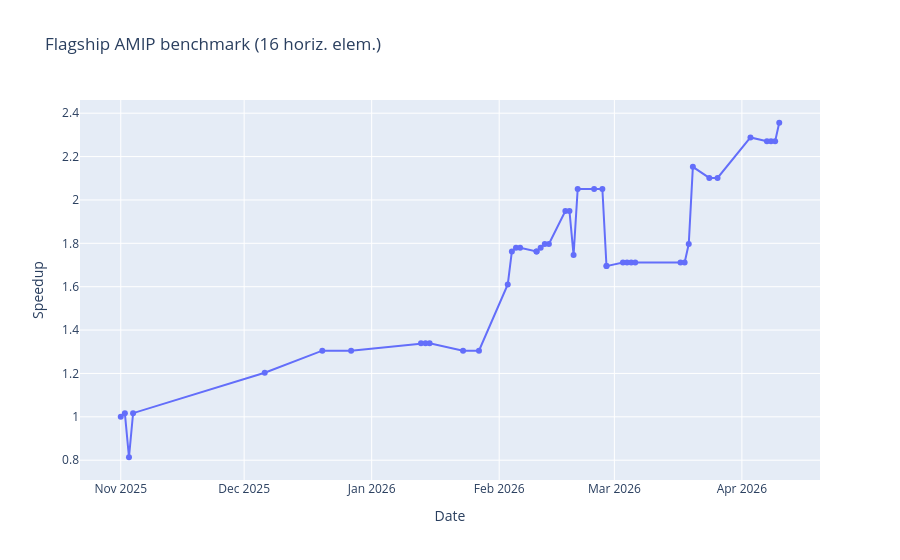

Notebook code for this chart:
### Code cell
import glob
import os
from datetime import datetime, timezone
from pathlib import Path
import json
import subprocess

import polars as pl
from plotly.graph_objects import Figure

ROOT = Path.cwd()
if not (ROOT / "runs").exists() and (ROOT / "clima-perf" / "runs").exists():
    ROOT = ROOT / "clima-perf"

logs = glob.glob(str(ROOT / "runs/amip/*/output.log"))

REPOS = {
    "ClimaAtmos": ROOT / "repos/ClimaAtmos.jl",
    "ClimaCore": ROOT / "repos/ClimaCore.jl",
    "ClimaCoupler": ROOT / "repos/ClimaCoupler.jl",
    "ClimaTimesteppers": ROOT / "repos/ClimaTimesteppers.jl",
    "RRTMGP": ROOT / "repos/RRTMGP.jl",
    "Thermodynamics": ROOT / "repos/Thermodynamics.jl",
}

GITHUB_REPOS = {
    "ClimaAtmos": "CliMA/ClimaAtmos.jl",
    "ClimaCore": "CliMA/ClimaCore.jl",
    "ClimaCoupler": "CliMA/ClimaCoupler.jl",
    "ClimaTimesteppers": "CliMA/ClimaTimeSteppers.jl",
    "RRTMGP": "CliMA/RRTMGP.jl",
    "Thermodynamics": "CliMA/Thermodynamics.jl",
}


def fetch_repo_history(repo_path: Path) -> None:
    try:
        is_shallow = (
            subprocess.check_output(
                [
                    "git",
                    "-C",
                    str(repo_path),
                    "rev-parse",
                    "--is-shallow-repository",
                ],
                text=True,
            ).strip()
            == "true"
        )
        if is_shallow:
            subprocess.run(
                [
                    "git",
                    "-C",
                    str(repo_path),
                    "fetch",
                    "--unshallow",
                    "origin",
                ],
                check=True,
                stdout=subprocess.DEVNULL,
                stderr=subprocess.DEVNULL,
            )
        subprocess.run(
            ["git", "-C", str(repo_path), "fetch", "origin", "--prune"],
            check=True,
            stdout=subprocess.DEVNULL,
            stderr=subprocess.DEVNULL,
        )
    except subprocess.CalledProcessError:
        # Continue with local history if fetch is unavailable/fails
        pass


for repo_path in REPOS.values():
    fetch_repo_history(repo_path)


def parse_iso_datetime(s: str) -> datetime:
    # Handle both YYYY-MM-DDTHH:MM:SS and ...Z forms consistently in UTC
    dt = datetime.fromisoformat(s.replace("Z", "+00:00"))
    if dt.tzinfo is None:
        return dt.replace(tzinfo=timezone.utc)
    return dt.astimezone(timezone.utc)


def parse_sypd(lines: list[str]) -> float | None:
    sypd = None
    found_step_40 = False
    for line in lines:
        if (
            "n_steps_completed = 40" in line
            or "n_steps_completed = 41" in line
        ):
            found_step_40 = True
        if found_step_40 and "estimated_sypd = " in line:
            sypd = float(
                line.split("estimated_sypd = ")[1].split()[0].replace('"', "")
            )
            break
    return sypd


rev_cache: dict[tuple[str, str], str | None] = {}


def git_rev_at_time(repo_path: Path, dt: datetime) -> str | None:
    key = (str(repo_path), dt.isoformat())
    if key in rev_cache:
        return rev_cache[key]
    rev = ""
    for ref in ["origin/main", "main"]:
        try:
            rev = subprocess.check_output(
                [
                    "git",
                    "-C",
                    str(repo_path),
                    "rev-list",
                    "-1",
                    f"--before={dt.isoformat()}",
                    ref,
                ],
                text=True,
            ).strip()
            if rev:
                break
        except subprocess.CalledProcessError:
            rev = ""
    rev_cache[key] = rev or None
    return rev_cache[key]


def repo_revs_for_time(
    dt: datetime, climacoupler_override: str | None = None
) -> dict[str, str | None]:
    revs: dict[str, str | None] = {}
    for repo_name, repo_path in REPOS.items():
        revs[repo_name] = git_rev_at_time(repo_path, dt)
    if climacoupler_override:
        revs["ClimaCoupler"] = climacoupler_override
    return revs


rows = []

for log in logs:
    run_date = parse_iso_datetime(Path(log).parent.name)
    with open(log, "r") as f:
        lines = f.readlines()
    row = {
        "date": run_date,
        "run_from": "calkit",
        "sypd": parse_sypd(lines),
        "buildkite_commit": None,
    }
    row.update(
        {f"{k}_rev": v for k, v in repo_revs_for_time(run_date).items()}
    )
    rows.append(row)

# Now read any fetched Buildkite logs
bk_jobs = glob.glob(str(ROOT / "buildkite/*.json"))
for job_fpath in bk_jobs:
    with open(job_fpath) as f:
        job = json.load(f)
    run_date = parse_iso_datetime(job["created_at"])
    sypd = parse_sypd(job["raw_log_txt"].split("\n"))
    commit = job.get("commit")
    if not isinstance(commit, str) or not commit:
        commit = None
    row = {
        "date": run_date,
        "run_from": "buildkite",
        "sypd": sypd,
        "buildkite_commit": commit,
    }
    row.update(
        {
            f"{k}_rev": v
            for k, v in repo_revs_for_time(
                run_date,
                climacoupler_override=commit,
            ).items()
        }
    )
    rows.append(row)

if rows:
    df = pl.DataFrame(rows).sort("date")
else:
    # Keep a stable schema if no input rows are found
    df = pl.DataFrame(
        schema={
            "date": pl.Datetime(time_zone="UTC"),
            "run_from": pl.Utf8,
            "sypd": pl.Float64,
            "buildkite_commit": pl.Utf8,
        }
    )

# Add normalized SYPD column; normalize by the first non-null SYPD value
non_null_sypd = (
    df["sypd"].drop_nulls()
    if "sypd" in df.columns
    else pl.Series([], dtype=pl.Float64)
)
first_sypd = non_null_sypd[0] if len(non_null_sypd) > 0 else None
df = df.with_columns(
    pl.when(first_sypd is not None)
    .then(pl.col("sypd") / pl.lit(first_sypd))
    .otherwise(None)
    .alias("speedup")
)

# Ensure revision columns exist even in empty-data scenarios
for repo_name in GITHUB_REPOS:
    rev_col = f"{repo_name}_rev"
    if rev_col not in df.columns:
        df = df.with_columns(pl.lit(None).cast(pl.Utf8).alias(rev_col))

# Compute diff URLs relative to PREVIOUS PLOTTED POINT (non-null speedup),
# then join those URLs back to the full dataframe by stable row id
pdf = df.to_pandas().sort_values("date").reset_index(drop=True)
pdf["__row_id"] = range(len(pdf))
plot_pdf = pdf[pdf["speedup"].notna()].copy()

for repo_name, gh_repo in GITHUB_REPOS.items():
    rev_col = f"{repo_name}_rev"
    diff_col = f"{repo_name}_diff_url"
    prev_rev = plot_pdf[rev_col].shift(1)
    changed = (
        (plot_pdf[rev_col].notna())
        & (prev_rev.notna())
        & (plot_pdf[rev_col] != prev_rev)
    )
    plot_pdf[diff_col] = None
    plot_pdf.loc[changed, diff_col] = (
        "https://github.com/"
        + gh_repo
        + "/compare/"
        + prev_rev[changed]
        + "..."
        + plot_pdf.loc[changed, rev_col]
    )

diff_cols = [f"{repo}_diff_url" for repo in GITHUB_REPOS]
plot_pdf["repos_changed"] = plot_pdf.apply(
    lambda row: len(
        [
            repo
            for repo in GITHUB_REPOS
            if isinstance(row[f"{repo}_diff_url"], str)
            and row[f"{repo}_diff_url"]
        ]
    ),
    axis=1,
)

# Hover text shows only repo names (not links).
plot_pdf["hover_repo_changes"] = plot_pdf["repos_changed"].apply(
    lambda s: "No repo revision changes vs previous plotted point"
    if s == "None"
    else f"Repos changed: {s}"
)
plot_pdf["percent_change"] = (
    plot_pdf["speedup"].div(plot_pdf["speedup"].shift(1)).sub(1.0).mul(100.0)
)

pdf = pdf.merge(
    plot_pdf[["__row_id", *diff_cols, "repos_changed"]],
    on="__row_id",
    how="left",
)
pdf = pdf.drop(columns=["__row_id"])

df = pl.from_pandas(pdf)

print(df)

os.makedirs(ROOT / "results", exist_ok=True)
df.write_csv(ROOT / "results/amip.csv")

# Export markdown table
latest_plot_pdf = plot_pdf.sort_values("date", ascending=False).head(15).copy()
md_lines = [
    "| Date | Speedup | Change | Repo diffs |",
    "|---|---:|---:|---|",
]
for _, row in latest_plot_pdf.iterrows():
    links = []
    for repo_name in GITHUB_REPOS:
        url = row[f"{repo_name}_diff_url"]
        if isinstance(url, str) and url:
            links.append(f"[{repo_name}]({url})")
    repo_diff = ", ".join(links) if links else ""
    pct_change = row["percent_change"]
    if pct_change == pct_change:
        rounded_pct_change = round(pct_change, 1)
        pct_change_text = (
            "" if rounded_pct_change == 0 else f"{rounded_pct_change:+.1f}%"
        )
    else:
        pct_change_text = "None"
    md_lines.append(
        f"| {row['date'].strftime('%Y-%m-%d')} | "
        f"{row['speedup']:.6f} | {pct_change_text} | {repo_diff} |"
    )

with open(ROOT / "results/amip-repo-diff-links.md", "w") as f:
    f.write("\n".join(md_lines) + "\n")

fig: Figure = plot_pdf.plot(
    x="date",
    y="speedup",
    title="Flagship AMIP benchmark (16 horiz. elem.)",
    backend="plotly",
)  # type: ignore

# Use lines and markers; hover notes changed repos only
fig.update_traces(
    mode="lines+markers",
    customdata=plot_pdf[["hover_repo_changes", "sypd"]],
    hovertemplate=(
        "Date: %{x}<br>"
        "Speedup: %{y:.3f}<br>"
        "SYPD: %{customdata[1]}<br>"
        "%{customdata[0]}<extra></extra>"
    ),
)
fig.update_layout(yaxis_title="Speedup", xaxis_title="Date")

# Save as PNG and JSON
os.makedirs(ROOT / "figures", exist_ok=True)
fig.write_image(ROOT / "figures/amip-speedup.png")
fig.write_json(ROOT / "figures/amip-speedup.json")
fig

### Figure 1 — Plotly figure (JSON) as saved in the notebook; plotly's stock layout.template omitted (floating-point values rounded to 4 significant figures)
{"data": [{"customdata": [["Repos changed: 0", 0.059], ["Repos changed: 1", 0.06], ["Repos changed: 0", 0.048], ["Repos changed: 0", 0.06], ["Repos changed: 4", 0.071], ["Repos changed: 4", 0.077], ["Repos changed: 3", 0.077], ["Repos changed: 5", 0.079], ["Repos changed: 4", 0.079], ["Repos changed: 2", 0.079], ["Repos changed: 6", 0.077], ["Repos changed: 4", 0.077], ["Repos changed: 6", 0.095], ["Repos changed: 4", 0.104], ["Repos changed: 4", 0.105], ["Repos changed: 3", 0.105], ["Repos changed: 2", 0.104], ["Repos changed: 0", 0.104], ["Repos changed: 2", 0.105], ["Repos changed: 2", 0.106], ["Repos changed: 1", 0.106], ["Repos changed: 2", 0.115], ["Repos changed: 1", 0.115], ["Repos changed: 5", 0.103], ["Repos changed: 5", 0.121], ["Repos changed: 3", 0.121], ["Repos changed: 2", 0.121], ["Repos changed: 3", 0.1], ["Repos changed: 0", 0.1], ["Repos changed: 3", 0.101], ["Repos changed: 2", 0.101], ["Repos changed: 2", 0.101], ["Repos changed: 3", 0.101], ["Repos changed: 5", 0.101], ["Repos changed: 4", 0.101], ["Repos changed: 3", 0.106], ["Repos changed: 3", 0.127], ["Repos changed: 6", 0.124], ["Repos changed: 6", 0.124], ["Repos changed: 6", 0.135], ["Repos changed: 5", 0.134], ["Repos changed: 3", 0.134], ["Repos changed: 1", 0.134], ["Repos changed: 3", 0.139]], "hovertemplate": "Date: %{x}<br>Speedup: %{y:.3f}<br>SYPD: %{customdata[1]}<br>%{customdata[0]}<extra></extra>", "legendgroup": "", "line": {"color": "#636efa", "dash": "solid"}, "marker": {"symbol": "circle"}, "mode": "lines+markers", "name": "", "orientation": "v", "showlegend": false, "type": "scatter", "x": ["2025-11-01T00:00:00.000000", "2025-11-02T00:00:00.000000", "2025-11-03T00:00:00.000000", "2025-11-04T00:00:00.000000", "2025-12-06T00:00:00.000000", "2025-12-20T00:00:00.000000", "2025-12-27T00:00:00.000000", "2026-01-13T00:00:00.000000", "2026-01-14T02:08:04.227000", "2026-01-15T02:01:10.145000", "2026-01-23T05:08:09.178000", "2026-01-27T02:02:52.668000", "2026-02-03T02:01:09.326000", "2026-02-04T02:01:09.333000", "2026-02-05T02:01:09.444000", "2026-02-06T02:01:09.384000", "2026-02-10T02:01:08.820000", "2026-02-10T02:01:08.820000", "2026-02-11T02:01:09.027000", "2026-02-12T02:01:08.205000", "2026-02-13T02:01:10.162000", "2026-02-17T02:01:08.722000", "2026-02-18T02:01:12.455000", "2026-02-19T02:01:10.265000", "2026-02-20T02:01:10.023000", "2026-02-24T02:01:09.226000", "2026-02-26T02:01:09.700000", "2026-02-27T02:01:09.678000", "2026-02-27T02:01:09.678000", "2026-03-03T02:01:09.841000", "2026-03-04T02:01:09.139000", "2026-03-05T02:01:09.384000", "2026-03-06T02:01:08.829000", "2026-03-17T02:01:09.548000", "2026-03-18T02:01:11.543000", "2026-03-19T02:01:09.130000", "2026-03-20T02:01:10.335000", "2026-03-24T02:01:09.715000", "2026-03-26T02:01:09.573000", "2026-04-03T02:01:11.585000", "2026-04-07T02:01:09.332000", "2026-04-08T02:01:08.767000", "2026-04-09T02:01:14.526000", "2026-04-10T02:01:09.373000"], "xaxis": "x", "y": [1.0, 1.017, 0.8136, 1.017, 1.203, 1.305, 1.305, 1.339, 1.339, 1.339, 1.305, 1.305, 1.61, 1.763, 1.78, 1.78, 1.763, 1.763, 1.78, 1.797, 1.797, 1.949, 1.949, 1.746, 2.051, 2.051, 2.051, 1.695, 1.695, 1.712, 1.712, 1.712, 1.712, 1.712, 1.712, 1.797, 2.153, 2.102, 2.102, 2.288, 2.271, 2.271, 2.271, 2.356], "yaxis": "y"}], "layout": {"legend": {"tracegroupgap": 0}, "title": {"text": "Flagship AMIP benchmark (16 horiz. elem.)"}, "xaxis": {"anchor": "y", "domain": [0.0, 1.0], "title": {"text": "Date"}}, "yaxis": {"anchor": "x", "domain": [0.0, 1.0], "title": {"text": "Speedup"}}}}
